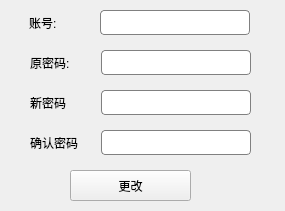
<?xml version="1.0" encoding="UTF-8"?>
<ui version="4.0">
 <class>ChangePsw</class>
 <widget class="QWidget" name="ChangePsw">
  <property name="geometry">
   <rect>
    <x>0</x>
    <y>0</y>
    <width>285</width>
    <height>211</height>
   </rect>
  </property>
  <property name="windowTitle">
   <string>Form</string>
  </property>
  <widget class="QPushButton" name="changePswPushBtn">
   <property name="geometry">
    <rect>
     <x>70</x>
     <y>170</y>
     <width>121</width>
     <height>31</height>
    </rect>
   </property>
   <property name="text">
    <string>更改</string>
   </property>
  </widget>
  <widget class="QLineEdit" name="oldPswLineEdit">
   <property name="geometry">
    <rect>
     <x>101</x>
     <y>50</y>
     <width>150</width>
     <height>25</height>
    </rect>
   </property>
   <property name="styleSheet">
    <string notr="true">QLineEdit{border-width: 1px; border-radius: 4px; font-size:12px; color: black; border:1px solid gray;}  QLineEdit:hover{border-width: 1px; border-radius: 4px; font-size:12px; color: black; border:1px solid rgb(70, 200, 50);}</string>
   </property>
  </widget>
  <widget class="QLineEdit" name="confirmNewPswLineEdit">
   <property name="geometry">
    <rect>
     <x>101</x>
     <y>130</y>
     <width>150</width>
     <height>25</height>
    </rect>
   </property>
   <property name="styleSheet">
    <string notr="true">QLineEdit{border-width: 1px; border-radius: 4px; font-size:12px; color: black; border:1px solid gray;}  QLineEdit:hover{border-width: 1px; border-radius: 4px; font-size:12px; color: black; border:1px solid rgb(70, 200, 50);}</string>
   </property>
  </widget>
  <widget class="QLabel" name="label">
   <property name="geometry">
    <rect>
     <x>30</x>
     <y>50</y>
     <width>71</width>
     <height>25</height>
    </rect>
   </property>
   <property name="text">
    <string>原密码:</string>
   </property>
  </widget>
  <widget class="QLabel" name="label_2">
   <property name="geometry">
    <rect>
     <x>30</x>
     <y>90</y>
     <width>71</width>
     <height>25</height>
    </rect>
   </property>
   <property name="text">
    <string>新密码</string>
   </property>
  </widget>
  <widget class="QLineEdit" name="newPswLineEdit">
   <property name="geometry">
    <rect>
     <x>101</x>
     <y>90</y>
     <width>150</width>
     <height>25</height>
    </rect>
   </property>
   <property name="styleSheet">
    <string notr="true">QLineEdit{border-width: 1px; border-radius: 4px; font-size:12px; color: black; border:1px solid gray;}  QLineEdit:hover{border-width: 1px; border-radius: 4px; font-size:12px; color: black; border:1px solid rgb(70, 200, 50);}</string>
   </property>
  </widget>
  <widget class="QLabel" name="label_3">
   <property name="geometry">
    <rect>
     <x>30</x>
     <y>130</y>
     <width>71</width>
     <height>25</height>
    </rect>
   </property>
   <property name="text">
    <string>确认密码</string>
   </property>
  </widget>
  <widget class="QLabel" name="label_4">
   <property name="geometry">
    <rect>
     <x>29</x>
     <y>10</y>
     <width>71</width>
     <height>25</height>
    </rect>
   </property>
   <property name="text">
    <string>账号:</string>
   </property>
  </widget>
  <widget class="QLineEdit" name="accLineEdit">
   <property name="geometry">
    <rect>
     <x>100</x>
     <y>10</y>
     <width>150</width>
     <height>25</height>
    </rect>
   </property>
   <property name="styleSheet">
    <string notr="true">QLineEdit{border-width: 1px; border-radius: 4px; font-size:12px; color: black; border:1px solid gray;}  QLineEdit:hover{border-width: 1px; border-radius: 4px; font-size:12px; color: black; border:1px solid rgb(70, 200, 50);}</string>
   </property>
  </widget>
 </widget>
 <resources/>
 <connections/>
</ui>
